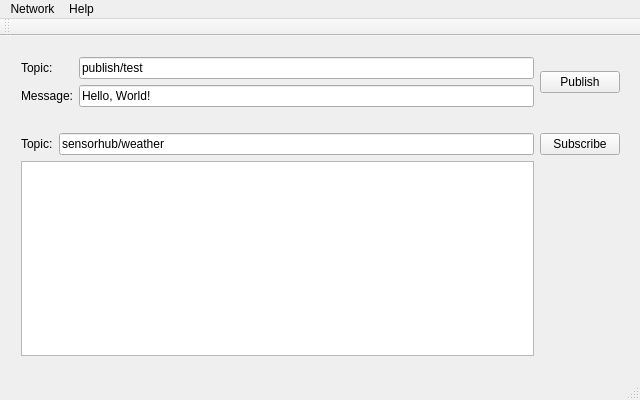
<?xml version="1.0" encoding="UTF-8"?>
<ui version="4.0">
 <class>MainWindow</class>
 <widget class="QMainWindow" name="MainWindow">
  <property name="geometry">
   <rect>
    <x>0</x>
    <y>0</y>
    <width>640</width>
    <height>400</height>
   </rect>
  </property>
  <property name="windowTitle">
   <string>MQTT</string>
  </property>
  <widget class="QWidget" name="centralWidget">
   <widget class="QWidget" name="gridLayoutWidget_3">
    <property name="geometry">
     <rect>
      <x>10</x>
      <y>10</y>
      <width>621</width>
      <height>321</height>
     </rect>
    </property>
    <layout class="QGridLayout" name="gridLayout_3">
     <item row="1" column="0">
      <widget class="QLabel" name="label_4">
       <property name="text">
        <string/>
       </property>
      </widget>
     </item>
     <item row="2" column="0">
      <layout class="QGridLayout" name="gridLayout_2">
       <item row="0" column="1">
        <widget class="QLineEdit" name="lineEdit_TopicSubscribe">
         <property name="text">
          <string>sensorhub/weather</string>
         </property>
        </widget>
       </item>
       <item row="0" column="0">
        <widget class="QLabel" name="label_3">
         <property name="text">
          <string>Topic:</string>
         </property>
        </widget>
       </item>
      </layout>
     </item>
     <item row="2" column="1">
      <widget class="QPushButton" name="pushButton_Subscribe">
       <property name="text">
        <string>Subscribe</string>
       </property>
      </widget>
     </item>
     <item row="0" column="0">
      <layout class="QGridLayout" name="gridLayout">
       <item row="1" column="1">
        <widget class="QLineEdit" name="lineEdit_MessagePublish">
         <property name="text">
          <string>Hello, World!</string>
         </property>
        </widget>
       </item>
       <item row="0" column="1">
        <widget class="QLineEdit" name="lineEdit_TopicPublish">
         <property name="text">
          <string>publish/test</string>
         </property>
        </widget>
       </item>
       <item row="0" column="0">
        <widget class="QLabel" name="label">
         <property name="text">
          <string>Topic:</string>
         </property>
        </widget>
       </item>
       <item row="1" column="0">
        <widget class="QLabel" name="label_2">
         <property name="text">
          <string>Message:</string>
         </property>
        </widget>
       </item>
      </layout>
     </item>
     <item row="0" column="1">
      <widget class="QPushButton" name="pushButton_Publish">
       <property name="text">
        <string>Publish</string>
       </property>
      </widget>
     </item>
     <item row="3" column="0">
      <widget class="QTextEdit" name="textEdit_Messages"/>
     </item>
    </layout>
   </widget>
  </widget>
  <widget class="QMenuBar" name="menuBar">
   <property name="geometry">
    <rect>
     <x>0</x>
     <y>0</y>
     <width>640</width>
     <height>25</height>
    </rect>
   </property>
   <widget class="QMenu" name="menu_Help">
    <property name="title">
     <string>Help</string>
    </property>
    <addaction name="action_AboutQt"/>
   </widget>
   <widget class="QMenu" name="menuNetwork">
    <property name="title">
     <string>Network</string>
    </property>
    <addaction name="action_Connect"/>
    <addaction name="action_Disconnect"/>
    <addaction name="action_Settings"/>
   </widget>
   <addaction name="menuNetwork"/>
   <addaction name="menu_Help"/>
  </widget>
  <widget class="QToolBar" name="mainToolBar">
   <attribute name="toolBarArea">
    <enum>TopToolBarArea</enum>
   </attribute>
   <attribute name="toolBarBreak">
    <bool>false</bool>
   </attribute>
  </widget>
  <widget class="QStatusBar" name="statusBar"/>
  <action name="action_AboutQt">
   <property name="text">
    <string>About Qt...</string>
   </property>
  </action>
  <action name="action_Connect">
   <property name="text">
    <string>Connect...</string>
   </property>
  </action>
  <action name="action_Disconnect">
   <property name="enabled">
    <bool>false</bool>
   </property>
   <property name="text">
    <string>Disconnect...</string>
   </property>
  </action>
  <action name="action_Settings">
   <property name="text">
    <string>Settings...</string>
   </property>
  </action>
 </widget>
 <layoutdefault spacing="6" margin="11"/>
 <resources/>
 <connections/>
</ui>
